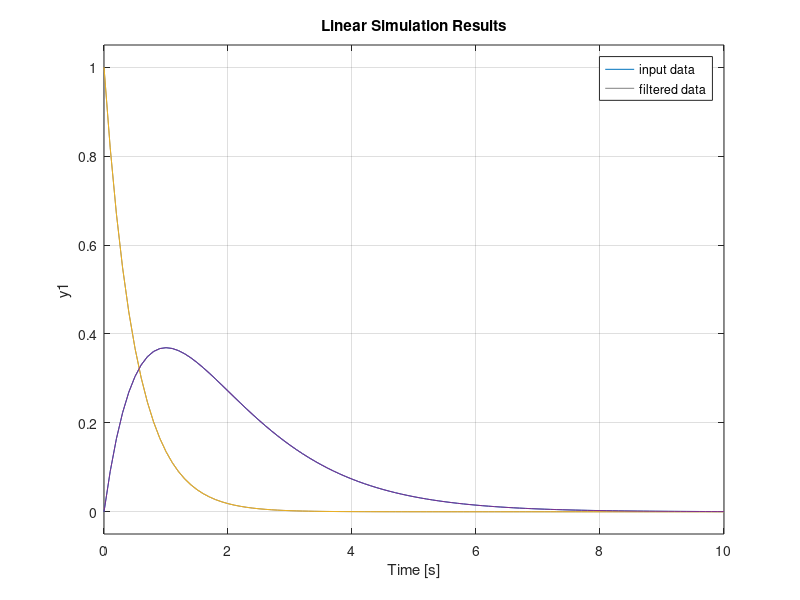

Recreate this plot in MATLAB.
sys = tf([1 2],[1 2 1])     %产生系统函数
t = 0:0.1:10;               %步长
y = exp(-2.*t);             %输入信号y
lsim(sys,y,t)               %令输入信号为y，与系统函数sys卷积
hold on  
q = lsim(sys,y,t)             
plot(t,y)
plot(t,q)
legend('input data','filtered data')
